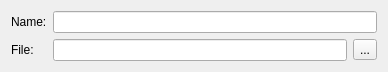
<ui version="4.0" >
 <class>QReferenceNodePage</class>
 <widget class="QWidget" name="QReferenceNodePage" >
  <property name="geometry" >
   <rect>
    <x>0</x>
    <y>0</y>
    <width>388</width>
    <height>64</height>
   </rect>
  </property>
  <property name="windowTitle" >
   <string>Form</string>
  </property>
  <layout class="QGridLayout" >
   <item row="0" column="0" >
    <widget class="QLabel" name="label" >
     <property name="text" >
      <string>Name:</string>
     </property>
    </widget>
   </item>
   <item row="0" column="1" colspan="2" >
    <widget class="QLineEdit" name="m_name" />
   </item>
   <item row="1" column="0" >
    <widget class="QLabel" name="label_2" >
     <property name="text" >
      <string>File:</string>
     </property>
    </widget>
   </item>
   <item row="1" column="1" >
    <widget class="QLineEdit" name="m_fileName" />
   </item>
   <item row="1" column="2" >
    <widget class="QToolButton" name="m_setFileName" >
     <property name="text" >
      <string>...</string>
     </property>
    </widget>
   </item>
  </layout>
 </widget>
 <resources/>
 <connections/>
</ui>
